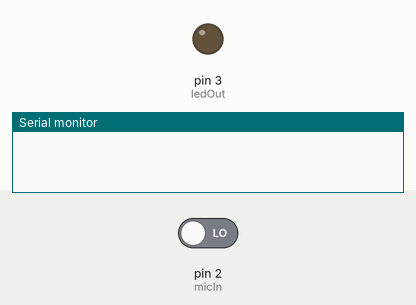
This sketch was run on a simulated Arduino Uno, built with avr-gcc and run on an emulated ATmega328P. On the bench: output pins drawn as LEDs (lit = HIGH), the last lines printed to the serial monitor. The inputs (shaded band) are chosen by the test bench; at power-on: pin 2 (micIn) LOW.

Above: at 1.2 s.
1.3 s: pin 2 (micIn) driven HIGH
2.8 s: pin 2 (micIn) driven LOW
At 4.2 s:
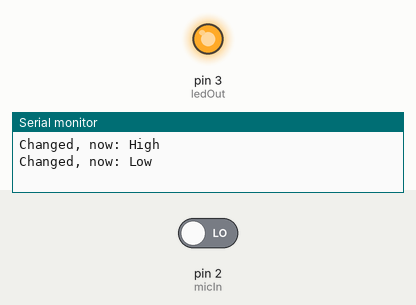
Timing chart, 0 to 5.8 s (numbered marks = the images above; inputs shaded):
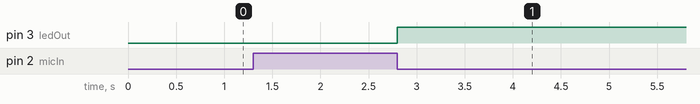

The sketch:

MicrophoneLightOnOffExample.ino
```cpp
/*
  Microphone Light On/Off Example

  This is an example that show how a light can be turned on and off by a high sound.
  The light stays in its state unil a new high sound arrives.

  Circuit
    - Electret microphone
    - 220 ohm resistor
    - LED

  Created by Inge Edward Halsaunet, 2015
  Released into the public domain
*/


const int micIn = 2;    // Digital pin the microphone is connected to
const int ledOut = 3;   // Digital pin the led is connected to

int previousSensorReading = 0;  // Remember the previous reading of our microphone
int state = LOW;                // Current led state (HIGH or LOW)

void setup() {
  // Start serial communication with console
  Serial.begin(9600);
  // Initialize inputs and outputs
  pinMode(micIn, INPUT);
  pinMode(ledOut, OUTPUT);
}

void loop() {
  // Read the current microphone level
  int sensorRead = digitalRead(micIn);
  // See if reading has changed since last time
  if (previousSensorReading != sensorRead) {
    // Remember to update previous reading
    previousSensorReading = sensorRead;
    Serial.print("Changed, now: ");

    // When senosor is in high state, only notify user.
    if (sensorRead == HIGH) {
      Serial.println("High");
    } else {
      // When sensor changes to low state, we change the state of our output light.
      // This prevents the light from just giva a short flash, but instead remain on or off.
      Serial.println("Low");
      if (state == HIGH) {
        state = LOW;
      } else {
        state = HIGH;
      }
    }
  }
  // Update output light value
  digitalWrite(ledOut, state);
  // Short delay to ensure sensor stability
  delay(1);
}
```

Measured:
- after the input at 2.8 s, pin 3 (ledOut): LOW → HIGH at once
